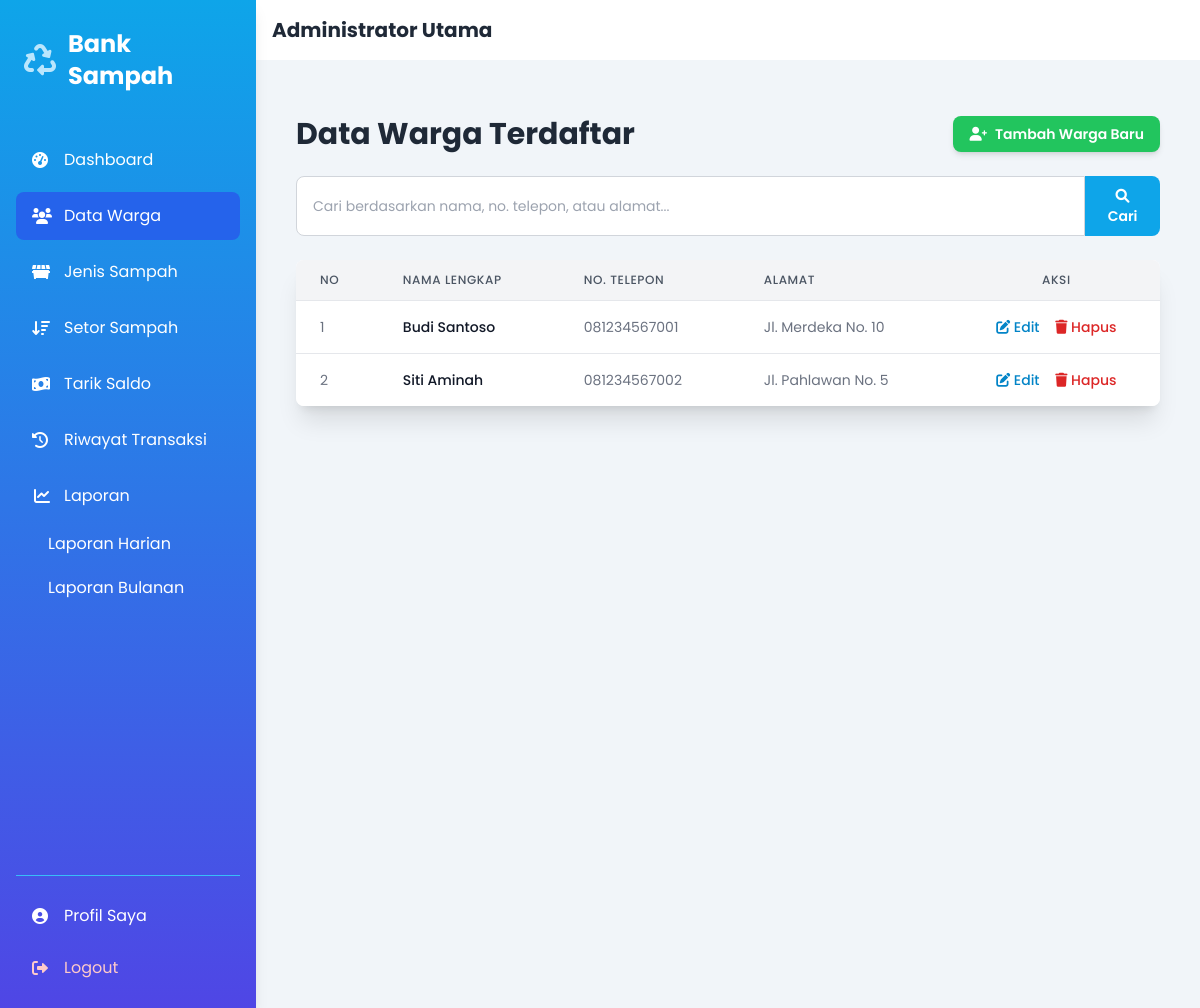
Page /index.php?page=warga/data (signed in) on the committed database.
### tables this page shows
CREATE TABLE `pengguna` (
  `id_pengguna` int(11) NOT NULL,
  `nama_lengkap` varchar(100) NOT NULL,
  `username` varchar(50) NOT NULL,
  `password` varchar(255) NOT NULL,
  `level` enum('admin','petugas','warga') NOT NULL,
  `alamat` text DEFAULT NULL,
  `no_telepon` varchar(15) DEFAULT NULL COMMENT 'Digunakan untuk cek info publik warga',
  `saldo` decimal(10,2) DEFAULT 0.00,
  `tanggal_daftar` timestamp NOT NULL DEFAULT current_timestamp()
);

### modules/warga/index.php (the view, shortened to what this page needs)
<?php
$search = isset($_GET['search']) ? sanitize_input($_GET['search']) : '';
$query_condition = "";
$base_condition = "level = 'warga'";
$query_string = "SELECT id_pengguna, nama_lengkap, username, alamat, no_telepon, saldo, tanggal_daftar
                 FROM pengguna
                 WHERE $base_condition $query_condition
                 ORDER BY nama_lengkap ASC";
$stmt = mysqli_prepare($koneksi, $query_string);
if ($stmt) {
    mysqli_stmt_execute($stmt);
    $result = mysqli_stmt_get_result($stmt);
} else {
    error_log("MySQLi prepare error in warga/index.php: " . mysqli_error($koneksi));
    $result = false;
}
?>
<div class="container mx-auto px-4 py-8">
    <div class="flex flex-col sm:flex-row justify-between sm:items-center mb-6 gap-4">
        <h1 class="text-2xl sm:text-3xl font-bold text-gray-800">Data Warga Terdaftar</h1>
        <a href="<?php echo BASE_URL; ?>index.php?page=warga/tambah" class="w-full sm:w-auto bg-green-500 hover:bg-green-600 text-white font-semibold py-2 px-4 rounded-lg shadow-md transition duration-150 ease-in-out flex items-center justify-center text-sm">
            <i class="fas fa-user-plus mr-2"></i> Tambah Warga Baru
        </a>
    </div>
    <form method="GET" action="<?php echo BASE_URL; ?>index.php" class="mb-6">
        <div class="flex">
            <input type="text" name="search" value="<?php echo htmlspecialchars($search); ?>" placeholder="Cari berdasarkan nama, no. telepon, atau alamat..." class="w-full px-4 py-2.5 border border-gray-300 rounded-l-lg focus:outline-none focus:ring-2 focus:ring-sky-500 focus:border-sky-500 sm:text-sm">
            <button type="submit" class="bg-sky-500 hover:bg-sky-600 text-white font-semibold px-4 py-2.5 rounded-r-lg transition duration-150 text-sm">
                <i class="fas fa-search"></i> <span class="hidden sm:inline">Cari</span>
            </button>
        </div>
    </form>
    <div class="bg-white shadow-xl rounded-lg overflow-hidden">
        <div class="overflow-x-auto">
            <table class="min-w-full divide-y divide-gray-200">
                <thead class="bg-gray-100">
                    <tr>
                        <th scope="col" class="px-4 sm:px-6 py-3 text-left text-xs font-medium text-gray-600 uppercase tracking-wider">No</th>
                        <th scope="col" class="px-4 sm:px-6 py-3 text-left text-xs font-medium text-gray-600 uppercase tracking-wider">Nama Lengkap</th>
                        <th scope="col" class="px-4 sm:px-6 py-3 text-left text-xs font-medium text-gray-600 uppercase tracking-wider">No. Telepon</th>
                        <th scope="col" class="px-4 sm:px-6 py-3 text-left text-xs font-medium text-gray-600 uppercase tracking-wider">Alamat</th>
                        <th scope="col" class="px-4 sm:px-6 py-3 text-center text-xs font-medium text-gray-600 uppercase tracking-wider">Aksi</th>
                    </tr>
                </thead>
                <tbody class="bg-white divide-y divide-gray-200">
                    <?php if ($result && mysqli_num_rows($result) > 0): ?>
                        <?php $no = 1; ?>
                        <?php while($row = mysqli_fetch_assoc($result)): ?>
                        <tr class="hover:bg-gray-50 transition-colors duration-150">
                            <td class="px-4 sm:px-6 py-4 whitespace-nowrap text-sm text-gray-500"><?php echo $no++; ?></td>
                            <td class="px-4 sm:px-6 py-4 whitespace-nowrap text-sm text-gray-900 font-medium"><?php echo htmlspecialchars($row['nama_lengkap']); ?></td>
                            <td class="px-4 sm:px-6 py-4 whitespace-nowrap text-sm text-gray-500"><?php echo htmlspecialchars($row['no_telepon']); ?></td>
                            <td class="px-4 sm:px-6 py-4 text-sm text-gray-500 max-w-xs truncate" title="<?php echo htmlspecialchars($row['alamat']); ?>"><?php echo htmlspecialchars($row['alamat'] ? $row['alamat'] : '-'); ?></td>
                            <td class="px-4 sm:px-6 py-4 whitespace-nowrap text-center text-sm font-medium">
                                <a href="<?php echo BASE_URL; ?>index.php?page=warga/edit&id=<?php echo $row['id_pengguna']; ?>" class="text-sky-600 hover:text-sky-800 mr-3 transition-colors duration-150" title="Edit Data Warga">
                                    <i class="fas fa-edit"></i> <span class="hidden sm:inline">Edit</span>
                                </a>
                                <a href="<?php echo BASE_URL; ?>index.php?page=warga/hapus&id=<?php echo $row['id_pengguna']; ?>"
                                   class="text-red-600 hover:text-red-800 transition-colors duration-150"
                                   onclick="return confirm('Apakah Anda yakin ingin menghapus warga ini? Semua data transaksi terkait juga akan terhapus.');" title="Hapus Warga">
                                   <i class="fas fa-trash"></i> <span class="hidden sm:inline">Hapus</span>
                                </a>
                            </td>
                        </tr>
                        <?php endwhile; ?>
                    <?php endif; ?>
                </tbody>
            </table>
        </div>
    </div>
</div>

### includes/header.php (style rules this page uses)
body { font-family: 'Poppins', 'Inter', sans-serif; background-color: #f0f9ff; }

### rows in the picture
pengguna: nama_lengkap "Budi Santoso", no_telepon "081234567001", alamat "Jl. Merdeka No. 10"
pengguna: nama_lengkap "Siti Aminah", no_telepon "081234567002", alamat "Jl. Pahlawan No. 5"

### other values in the picture
$user_nama "Administrator Utama"
